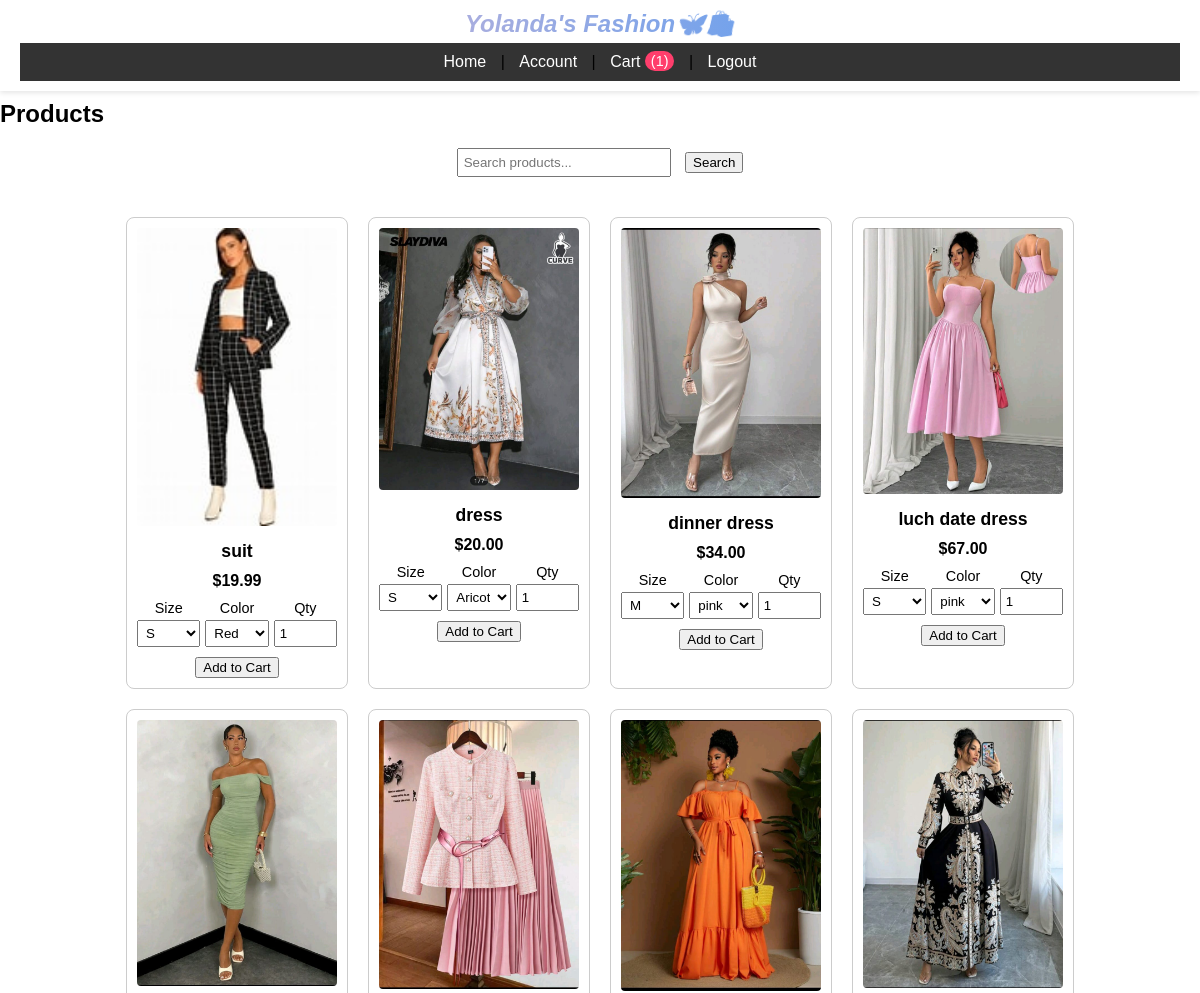
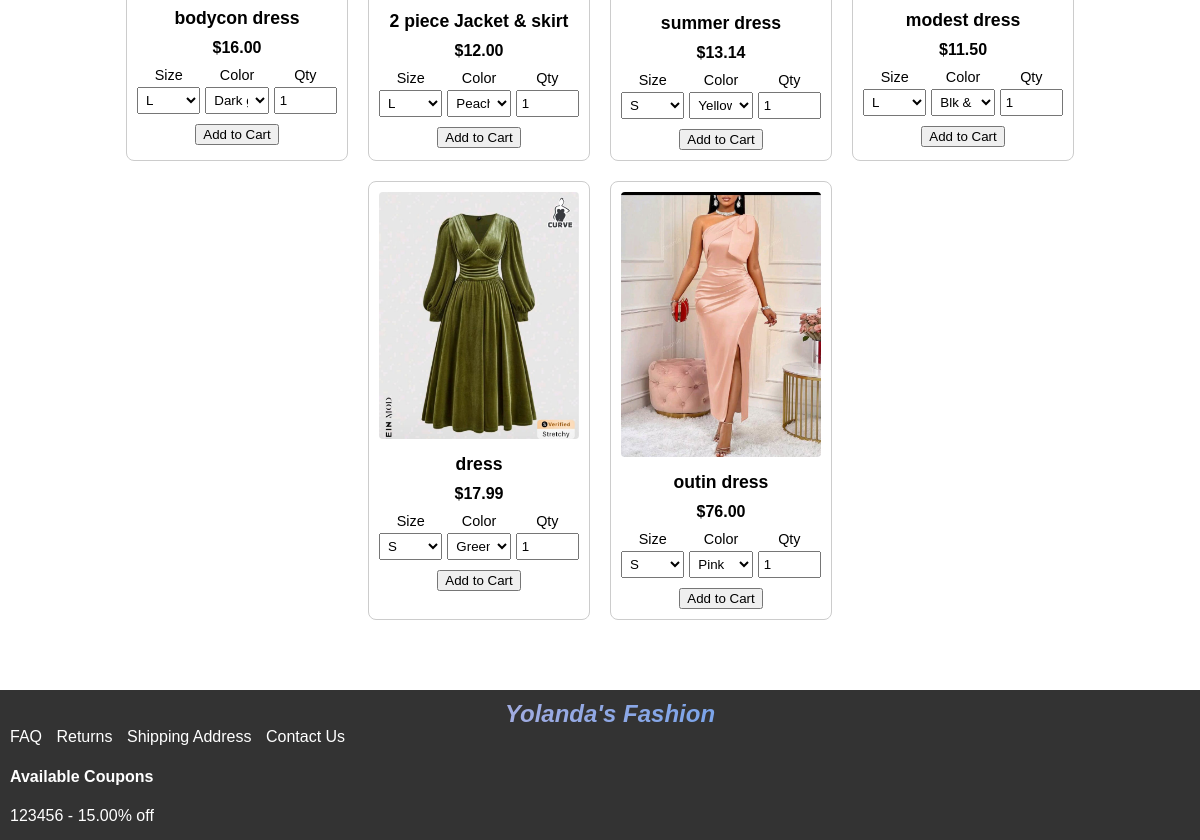
The app's page /products.php (signed in) with its own data (2 pictures, top to bottom).
### tables this page shows
CREATE TABLE `products` (
  `id` int(11) NOT NULL,
  `name` varchar(100) NOT NULL,
  `description` text DEFAULT NULL,
  `price` decimal(10,2) NOT NULL,
  `image` varchar(255) DEFAULT NULL,
  `available_sizes` varchar(255) DEFAULT NULL,
  `available_colors` varchar(255) DEFAULT NULL,
  `created_at` timestamp NOT NULL DEFAULT current_timestamp()
);

CREATE TABLE `coupons` (
  `id` int(11) NOT NULL,
  `code` varchar(50) NOT NULL,
  `discount` decimal(5,2) NOT NULL,
  `expires_at` date DEFAULT NULL
);

### products.php (the view, shortened to what this page needs)
<?php include 'header.php'; ?>
<?php
$search    = $_GET['search'] ?? '';
$sql    = "SELECT * FROM products WHERE 1";
$stmt = $conn->prepare($sql);
$stmt->execute();
$res = $stmt->get_result();
?>
<h2>Products</h2>
<form method="GET" action="products.php" style="text-align:center; margin-bottom:20px;">
  <input type="text" name="search" placeholder="Search products..." value="<?= htmlspecialchars($search) ?>" style="padding:5px; width:200px; margin-right:10px;">
  <button type="submit">Search</button>
</form>
<div class="products">
  <?php if ($res && $res->num_rows > 0): ?>
    <?php while ($p = $res->fetch_assoc()):
      $sizes  = $p['available_sizes']  ? explode(',', $p['available_sizes'])  : [];
      $colors = $p['available_colors'] ? explode(',', $p['available_colors']) : [];
    ?>
      <div class="product">
        <img
          src="images/<?= htmlspecialchars($p['image']) ?>"
          alt="<?= htmlspecialchars($p['name']) ?>"
          onclick="openModal(this.src)"
        >
        <h3><?= htmlspecialchars($p['name']) ?></h3>
        <p class="price">$<?= number_format($p['price'], 2) ?></p>
        <form method="POST" action="add_to_cart.php">
          <div class="options">
            <label>Size
              <select name="size" required>
                <?php foreach ($sizes as $s): ?>
                  <option value="<?= htmlspecialchars($s) ?>"><?= htmlspecialchars($s) ?></option>
                <?php endforeach; ?>
              </select>
            </label>
            <label>Color
              <select name="color" required>
                <?php foreach ($colors as $c): ?>
                  <option value="<?= htmlspecialchars($c) ?>"><?= htmlspecialchars($c) ?></option>
                <?php endforeach; ?>
              </select>
            </label>
            <label>Qty
              <input type="number" name="quantity" value="1" min="1" required>
            </label>
          </div>
          <button type="submit">Add to Cart</button>
        </form>
      </div>
    <?php endwhile; ?>
  <?php else: ?>
    <p>No products found.</p>
  <?php endif; ?>
</div>
<?php include 'footer.php'; ?>

### footer.php (shortened to what this page needs)
<footer>
  <div class="footer-links">
    <html>
	<h2 class="brand-heading">Yolanda's Fashion</h2>
	</html>
    <a href="faq.php">FAQ</a>
    <a href="returns.php">Returns</a>
    <a href="shipping.php">Shipping Address</a>
	<a href="contact.php">Contact Us</a>
  </div>
  <div class="coupons">
    <h4>Available Coupons</h4>
    <?php
    $coupon_res = $conn->query("SELECT * FROM coupons WHERE expires_at >= CURDATE()");
    while ($coupon = $coupon_res->fetch_assoc()):
    ?>
      <div class="coupon">
        <span><?= htmlspecialchars($coupon['code']) ?> - <?= htmlspecialchars($coupon['discount']) ?>% off</span>
      </div>
    <?php endwhile; ?>
  </div>
</footer>
</body>
</html>

### style.css (style rules this page uses)
body { margin: 0; padding-bottom: 200px; font-family: Arial, sans-serif; }
.products { display: grid; grid-template-columns: repeat(auto-fit, minmax(200px, 1fr)); gap: 20px; padding: 20px; }
.product { border: 1px solid #ccc; padding: 10px; text-align: center; }
.product img { max-width: 100%; height: auto; }
footer { position: fixed; bottom: 0; width: 100%; background: #333; color: #fff; padding: 10px; }
.footer-links a { color: #fff; margin-right: 10px; text-decoration: none; }
.coupons { margin-top: 10px; }
.coupon { margin-bottom: 5px; }
.brand-heading { font-style: italic; font-size: 2rem; text-align: center; background: linear-gradient(to right, pink, dodgerblue); -webkit-background-clip: text; -webkit-text-fill-color: transparent; margin-top: 40px; margin-bottom: 20px; }
body { margin-top: 100px; }
.brand-heading { margin: 0; font-size: 24px; font-weight: bold; }

### products.php (style rules this page uses)
.products { display: flex; flex-wrap: wrap; justify-content: center; gap: 20px; }
.product { border: 1px solid #ccc; border-radius: 8px; padding: 10px; width: 200px; display: flex; flex-direction: column; align-items: center; }
.product img { width: 100%; height: auto; margin-bottom: 10px; border-radius: 4px; cursor: pointer; transition: 0.3s; }
.product h3 { margin: 5px 0; font-size: 1.1rem; }
.product p.price { margin: 5px 0 10px; font-weight: bold; }
.product .options { display: flex; justify-content: space-between; width: 100%; gap: 5px; margin-bottom: 10px; }
.product .options label { flex: 1; display: flex; flex-direction: column; font-size: 0.9rem; }
.product .options select, .product .options input { width: 100%; padding: 4px; margin-top: 4px; box-sizing: border-box; }

### records on screen
products: image (picture), name "suit", price "19.99", size "S", color "Red"
products: name (picture), name "dress", price "20.00", size "S"
products: image (picture), name "dinner dress", price "34.00", size "M", color "pink"
products: image (picture), name "luch date dress", price "67.00", size "S", color "pink"
products: image+name (picture), name "bodycon dress", price "16.00", size "L", color "Dark green"
products: image (picture), name "2 piece Jacket & skirt", price "12.00", size "L", color "Peach"
products: image (picture), name "summer dress", price "13.14", size "S", color "Yellow"
products: image (picture), name "modest dress", price "11.50", size "L", color "Blk & white"
products: image+name (picture), name "dress", price "17.99", size "S", color "Green"
products: image (picture), name "outin dress", price "76.00", size "S", color "Pink"
coupons: code "123456", discount "15.00"

### other values on screen
$cart_count "1"
form field color "Aricot"
